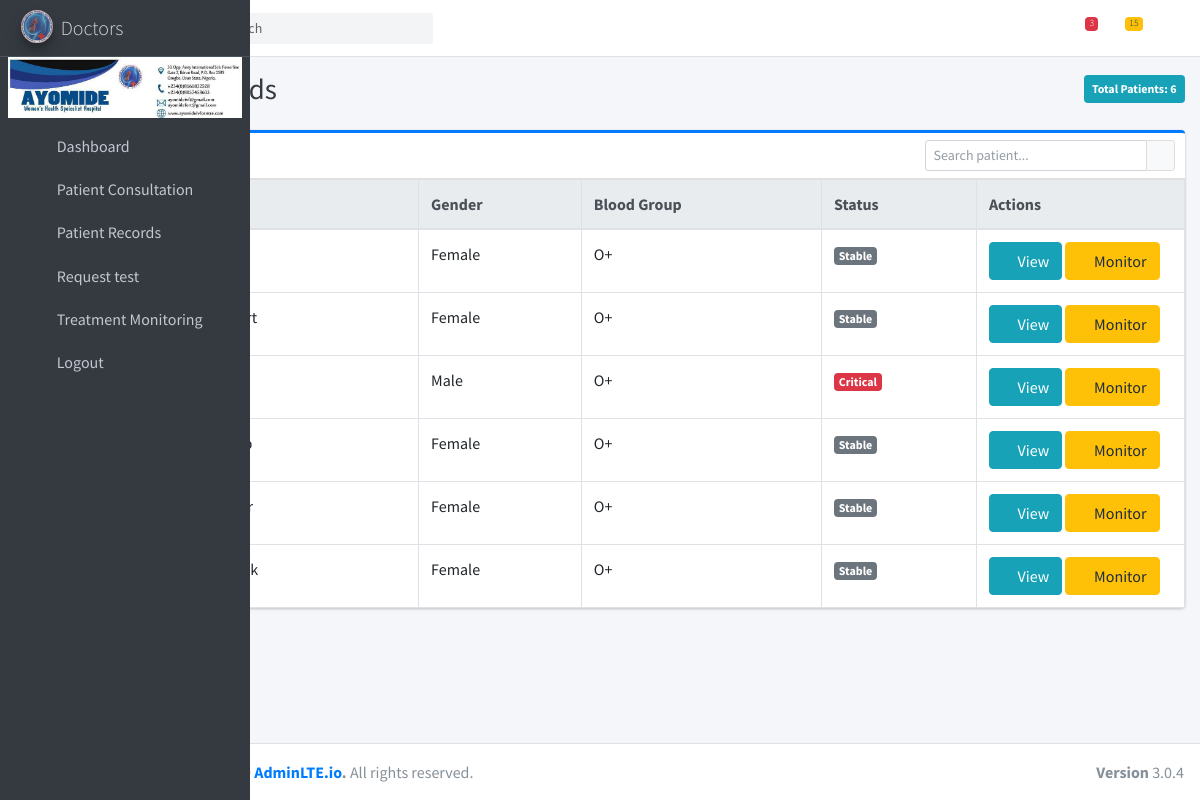
Screenshot of /d/medical-records/ (signed in) with the database file from the repository.
### hospapp/models.py (models this page shows, shortened)
class Patient(models.Model):
    BLOOD_GROUP_CHOICES = [
        ('A+', 'A+'), ('A-', 'A-'),
        ('B+', 'B+'), ('B-', 'B-'),
        ('AB+', 'AB+'), ('AB-', 'AB-'),
        ('O+', 'O+'), ('O-', 'O-'),
    ]
    STATUS_CHOICES = [
        ('stable', 'Stable'),
        ('critical', 'Critical'),
        ('recovered', 'Recovered'),
    ]
    full_name = models.CharField(max_length=200)
    gender = models.CharField()
    date_of_birth = models.DateField()
    phone = models.CharField(max_length=15)
    email = models.EmailField(blank=True, null=True)
    address = models.TextField()
    marital_status = models.CharField(max_length=20)
    nationality = models.CharField(max_length=50)
    state_of_origin = models.CharField(max_length=50, blank=True)
    id_type = models.CharField(max_length=20, blank=True)
    id_number = models.CharField(max_length=100, blank=True)
    next_of_kin_name = models.CharField(max_length=100)
    next_of_kin_phone = models.CharField(max_length=15)
    blood_group = models.CharField(max_length=3, choices=BLOOD_GROUP_CHOICES, default='O+')
    is_inpatient = models.BooleanField(default=False)
    ward = models.ForeignKey(Ward, null=True, blank=True, on_delete=models.SET_NULL)
    bed = models.ForeignKey(Bed, null=True, blank=True, on_delete=models.SET_NULL)
    status = models.CharField(max_length=20, choices=STATUS_CHOICES, default='stable')
    diagnosis = models.TextField(blank=True, null=True)
    medication = models.TextField(blank=True, null=True)
    notes = models.TextField(blank=True, null=True)
    referred_by = models.CharField(max_length=100, blank=True, null=True)
    first_time = models.CharField(max_length=20, blank=True)
    photo = models.ImageField(upload_to='patient_photos/', blank=True, null=True)
    date_registered = models.DateTimeField(auto_now_add=True)

### hospapp/views.py (the view)
# urls.py: path('d/medical-records/', views.access_medical_records, name='access_medical_records'),
@login_required(login_url='home')
def access_medical_records(request):
    patients = Patient.objects.all()
    return render(request, 'doctors/access_medical_records.html', {
        'patients': patients
    })

### hospapp/templates/doctors/access_medical_records.html (shortened to what this page needs)
{% extends "doctors/base.html" %}
{% load static %}
{% block content %}
<div class="content-header">
  <div class="container-fluid">
    <div class="d-flex justify-content-between align-items-center mb-2">
      <h1 class="m-0 text-dark">Patient Records</h1>
      <span class="badge badge-info p-2">Total Patients: {{ patients|length }}</span>
    </div>
  </div>
</div>
<section class="content">
  <div class="container-fluid">
    <div class="card card-outline card-primary">
      <div class="card-header">
        <h3 class="card-title">Browse All Patients</h3>
        <div class="card-tools">
          <form method="get">
            <div class="input-group input-group-sm" style="width: 250px;">
              <input type="text" name="q" class="form-control float-right" placeholder="Search patient...">
              <div class="input-group-append">
                <button type="submit" class="btn btn-default"><i class="fas fa-search"></i></button>
              </div>
            </div>
          </form>
        </div>
      </div>
      <div class="card-body p-0">
        <div class="table-responsive">
          <table class="table table-bordered table-hover text-nowrap mb-0">
            <thead class="thead-light">
              <tr>
                <th style="width: 50px;">#</th>
                <th>Patient Name</th>
                <th>Gender</th>
                <th>Blood Group</th>
                <th>Status</th>
                <th style="width: 160px;">Actions</th>
              </tr>
            </thead>
            <tbody>
              {% for patient in patients %}
              <tr>
                <td>{{ forloop.counter }}</td>
                <td>{{ patient.full_name }}</td>
                <td>{{ patient.gender }}</td>
                <td>{{ patient.blood_group }}</td>
                <td>
                  <span
                    class="badge badge-{% if patient.status == 'active' %}success{% elif patient.status == 'critical' %}danger{% else %}secondary{% endif %}">
                    {{ patient.get_status_display }}
                  </span>
                </td>
                <td>
                  <button class="btn btn-info" data-bs-toggle="modal" data-bs-target="#overviewModal" onclick="loadOverview({{ patient.id }})"><i class="fas fa-folder-open"></i> View</button>
                  <button class="btn btn-warning" data-bs-toggle="modal" data-bs-target="#monitorModal" onclick="loadMonitor({{ patient.id }})"><i class="fas fa-chart-line"></i> Monitor</button>
                </td>
              </tr>
              {% empty %}
              <tr>
                <td colspan="6" class="text-center text-muted">No patients found.</td>
              </tr>
              {% endfor %}
            </tbody>
          </table>
        </div>
      </div>
    </div>
  </div>
</section>
{% endblock %}

### hospapp/templates/doctors/base.html (shortened to what this page needs)
{% load static %}
<!DOCTYPE html>
<html>
<head>
    <link rel="stylesheet" href="{% static 'plugins/fontawesome-free/css/all.min.css' %}">
    <link rel="stylesheet" href="https://code.ionicframework.com/ionicons/2.0.1/css/ionicons.min.css">
    <link rel="stylesheet" href="{% static 'dist/css/adminlte.min.css' %}">
    <link href="{% static 'plugins/bootstrap-icons/bootstrap-icons.css' %}" rel="stylesheet">
</head>
<body class="hold-transition sidebar-mini sidebar-collapse">
    <div class="wrapper">
        <nav class="main-header navbar navbar-expand navbar-white navbar-light">
            <ul class="navbar-nav">
                <li class="nav-item">
                    <a class="nav-link" data-widget="pushmenu" href="#" role="button"></a>
                </li>
                <li class="nav-item d-none d-sm-inline-block">
                    <a href="{% url 'doctors' %}" class="nav-link">Home</a>
                </li>
            </ul>
            <form class="form-inline ml-3">
                <div class="input-group input-group-sm">
                    <input class="form-control form-control-navbar" type="search" placeholder="Search"
                        aria-label="Search">
                    <div class="input-group-append">
                        <button class="btn btn-navbar" type="submit">
                            <i class="fas fa-search"></i>
                        </button>
                    </div>
                </div>
            </form>
            <ul class="navbar-nav ml-auto">
                <li class="nav-item dropdown">
                    <a class="nav-link" data-toggle="dropdown" href="#">
                        <i class="far fa-comments"></i>
                        <span class="badge badge-danger navbar-badge">3</span>
                    </a>
                </li>
                <li class="nav-item dropdown">
                    <a class="nav-link" data-toggle="dropdown" href="#">
                        <span class="badge badge-warning navbar-badge">15</span>
                    </a>
                </li>
                <li class="nav-item">
                    <a class="nav-link" data-widget="control-sidebar" data-slide="true" href="#" role="button">
                        <i class="fas fa-th-large"></i>
                    </a>
                </li>
            </ul>
        </nav>
        <aside class="main-sidebar sidebar-dark-primary sidebar-expand">
            <a href="{% static 'index.html' %}" class="brand-link">
                <img src="{% static 'dist/img/ayologo.jpg' %}" alt="AdminLTE Logo"
                    class="brand-image img-circle elevation-3" style="opacity: .8">
                <span class="brand-text font-weight-light">Doctors</span>
            </a>
            <div class="sidebar sidebar-expand">
                <div class="">
                    <img src="{% static 'dist/img/header.jpg' %}" alt="User Image" style="width:100%; height:100%;">
                </div>
                <nav class="mt-2">
                    <ul class="nav nav-pills nav-sidebar flex-column" data-widget="treeview" role="menu"
                        data-accordion="false">
                        <li class="nav-item has-treeview">
                            <a href="{% url 'doctors' %}" class="nav-link">
                                <i class="nav-icon fas fa-th-large"></i>
                                <p>Dashboard</p>
                            </a>
                        </li>
                        <li class="nav-item">
                            <a href="{% url 'doctor_consultation' %}" class="nav-link">
                                <i class="nav-icon fas fa-user-md"></i>
                                <p>Patient Consultation</p>
                            </a>
                        </li>
                        <li class="nav-item">
                            <a href="{% url 'access_medical_records' %}" class="nav-link">
                                <i class="nav-icon fas fa-folder-open"></i>
                                <p>Patient Records</p>
                            </a>
                        </li>
                        <li class="nav-item">
                            <a href="{% url 'requesttest' %}" class="nav-link">
                                <i class="nav-icon fas fa-folder-open"></i>
                                <p>Request test</p>
                            </a>
                        </li>
                        <li class="nav-item">
                            <a href="{% url 'monitoring' %}" class="nav-link">
                                <i class="nav-icon fas fa-chart-line"></i>
                                <p>Treatment Monitoring</p>
                            </a>
                        </li>
                        <li class="nav-item has-treeview">
                            <a href="{% url 'logout' %}" class="nav-link">
                                <i class="nav-icon fas fa-lock-open"></i>
                                <p>Logout</p>
                            </a>
                        </li>
                    </ul>
                </nav>
            </div>
        </aside>
        <div class="content-wrapper">
            {% block content %}
            {% endblock %}
        </div>
        <footer class="main-footer">
            <div class="float-right d-none d-sm-block">
                <b>Version</b> 3.0.4
            </div>
            <strong>Copyright &copy; 2014-2019 <a href="http://adminlte.io">AdminLTE.io</a>.</strong> All rights
            reserved.
        </footer>
    </div>
</body>
</html>

### rows the page displays
Patient: gender "Female", blood_group "O+", status "Stable"
Patient: gender "Female", blood_group "O+", status "Stable"
Patient: gender "Male", blood_group "O+", status "Critical"
Patient: gender "Female", blood_group "O+", status "Stable"
Patient: gender "Female", blood_group "O+", status "Stable"
Patient: gender "Female", blood_group "O+", status "Stable"

### other values shown
{{ patients|length }} "6"
